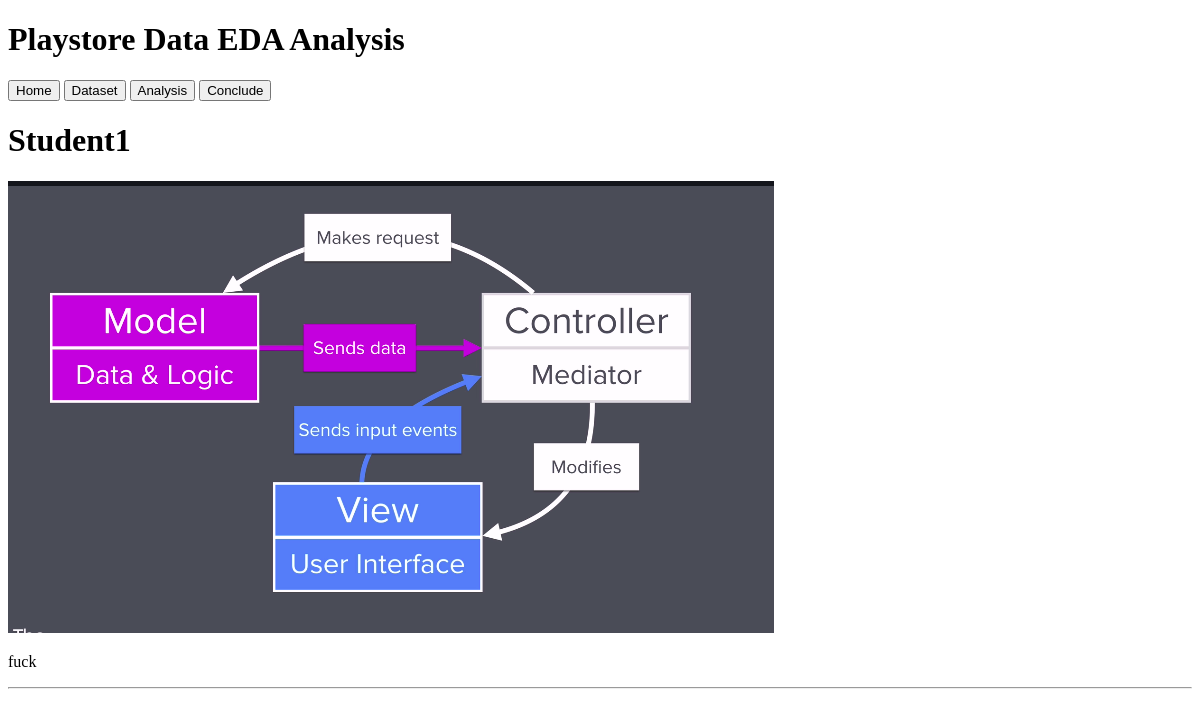
The page /analysis on the database as committed earlier.
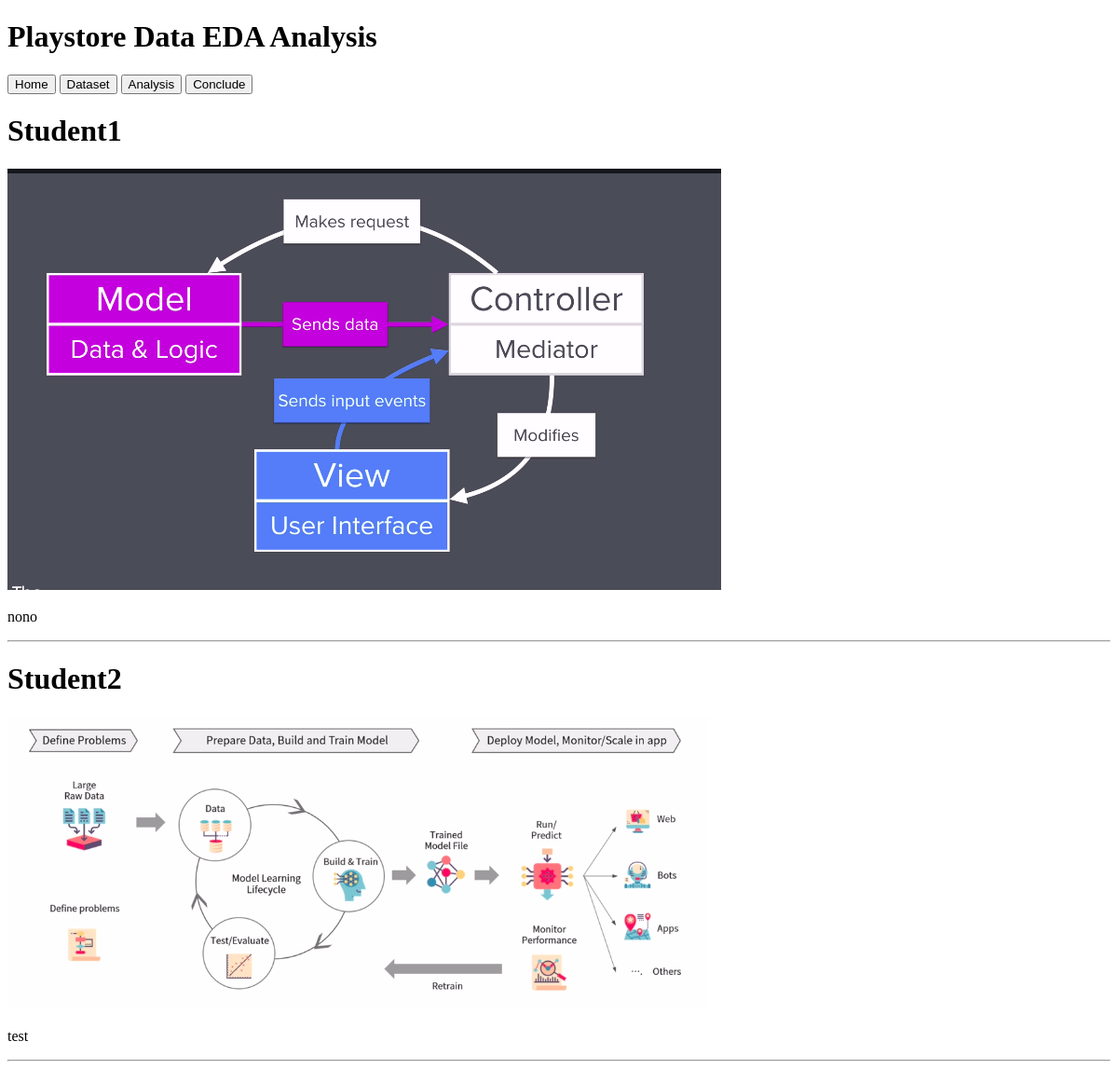
The same page on the database as committed later.
### eda/models.py (models this page shows)
class Item(models.Model):
    title = models.CharField(
        max_length=50,
        blank=True,
        null=True,
        )
    image = models.ImageField(
        upload_to='images/',
        blank=True,
        null=True
        )
    description = models.TextField(
        blank=True,
        null=True,
        )

### eda/views.py (the view)
# urls.py: path('analysis', views.analysis, name='analysis'),
def analysis(request):
    items = Item.objects.all()
    context = {'items': items,}
    return render(request, 'analysis.html', context)

### eda/template/analysis.html (shortened to what this page needs)
<!DOCTYPE html>
<html lang="en">
<head>
</head>
<body>
    <h1>Playstore Data EDA Analysis</h1>
    <button onclick="location.href='{% url 'main' %}'">Home</button>
    <button onclick="location.href='{% url 'dataset' %}'">Dataset</button>
    <button onclick="location.href='{% url 'analysis' %}'">Analysis</button>
    <button onclick="location.href='{% url 'conclude' %}'">Conclude</button>
    {%for item in items%}
    <p>
        <h1>{{item.title}}</h1>
    </p>
    <img src="{{item.image.url}}" alt="">
    <p>
        {{item.description}}
    </p>
    <hr>
    {% endfor %}
</body>
</html>

Rows that differ between the two databases and show on the page:
changed Item "Student1": description "fuck" → "nono"
added Item: title "Student2", image (picture), description "test"
